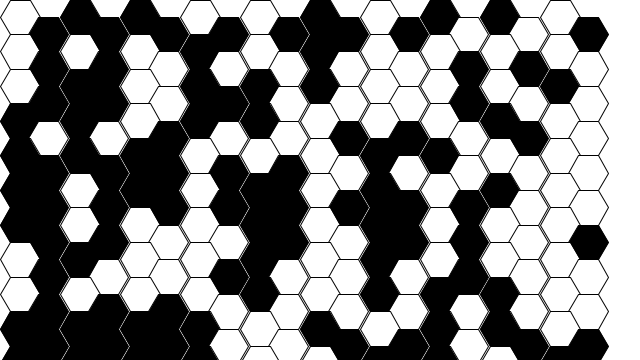
Frame 1 (no input)
Frame 60 (the mouse pressed at the canvas centre just before this capture): identical to frame 1, image omitted
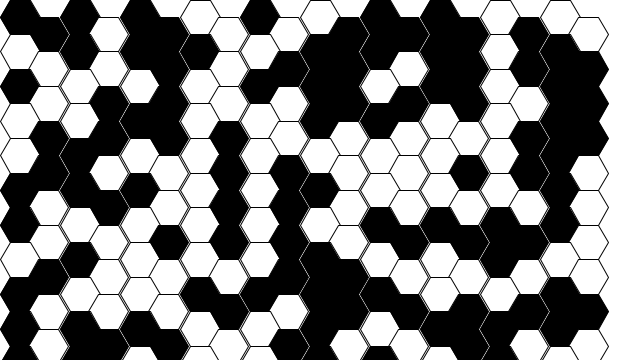
Frame 120 (the mouse held since frame 60 and released just before this capture)

The Processing sketch that drew these frames (run headless with seeded random() and noise(); from frame 60 on, the mouse is pressed at the canvas centre):

// Processing sketch: Exercise_7_09_HexagonCells
// ── Exercise_7_09_HexagonCells.pde
// The Nature of Code
// Daniel Shiffman
// http://natureofcode.com

// Outline for game of life 
// This is just a grid of hexagons right now

GOL gol;

void setup() {
  size(640, 360);
  gol = new GOL();
}

void draw() {
  background(255);
  gol.display();
}

// reset board when mouse is pressed
void mousePressed() {
  gol.init();
}
// ── Cell.pde
// The Nature of Code
// Daniel Shiffman
// http://natureofcode.com

class Cell {

  float x, y;
  float w;
  float xoff;
  float yoff;
  
  int state;
  
  Cell(float x_, float y_, float w_) {
    x = x_;
    y = y_;
    w = w_;
    xoff = w/2;
    yoff = sin(radians(60))*w;
    state = int(random(2));
  }


  void display() {
    
    fill(state*255);
    stroke(0);
    pushMatrix();
    translate(x,y);
    beginShape();
    vertex(0, yoff);
    vertex(xoff, 0);
    vertex(xoff+w, 0);
    vertex(2*w, yoff);
    vertex(xoff+w, 2*yoff);
    vertex(xoff, 2*yoff);
    vertex(0, yoff);
    endShape();
    popMatrix();
  }
}
// ── GOL.pde
// The Nature of Code
// Daniel Shiffman
// http://natureofcode.com

class GOL {

  float w = 20;
  float h = sin(radians(60))*w;
  int columns, rows;
  
  // Game of life board
  Cell[][] board;


  GOL() {
    // Initialize rows, columns and set-up arrays
    columns = width/int(w*3);
    rows = height/int(h);
    board = new Cell[columns][rows];
    init();
  }

  void init() {
    float h = sin(radians(60))*w;
    for (int i = 0; i < columns; i++) {
      for (int j = 0; j < rows; j++) {
        if (j % 2 == 0) board[i][j] = new Cell(i*w*3, j*h,w);
        else board[i][j] = new Cell(i*w*3+w+h/2, j*h, w);
      }
    }
  }



  // This is the easy part, just draw the cells, fill 255 for '1', fill 0 for '0'
  void display() {
    for ( int i = 0; i < columns;i++) {
      for ( int j = 0; j < rows;j++) {
        board[i][j].display();
      }
    }
  }
}
